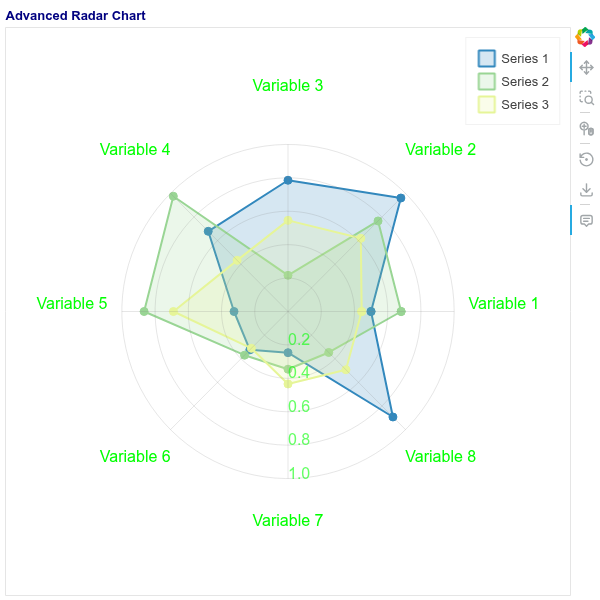

Write the Python code that produced this figure.
from bokeh_rocks import save_plot
import numpy as np
from bokeh.plotting import figure, show
from bokeh.models import (
    ColumnDataSource, HoverTool, PolarTransform, 
    Label, FixedTicker
)
from bokeh.palettes import Spectral6
from bokeh.io import output_file, curdoc
curdoc().theme = 'dark_minimal'

# Generate sample data
n_variables = 8
n_series = 3
angles = np.linspace(0, 2*np.pi, n_variables, endpoint=False)
categories = [f'Variable {i+1}' for i in range(n_variables)]

# Generate random data
np.random.seed(42)
series_data = []
for _ in range(n_series):
    values = np.random.uniform(0.2, 1.0, n_variables)
    series_data.append(values)

# Close the polygons
angles_closed = np.append(angles, angles[0])
categories_closed = np.append(categories, categories[0])
series_data_closed = [np.append(series, series[0]) for series in series_data]

# Create polar transform
polar_transform = PolarTransform()

# Create figure
p = figure(
    width=600, height=600, 
    title="Advanced Radar Chart",
    x_range=(-1.7, 1.7), 
    y_range=(-1.7, 1.7),
    tools="pan,box_zoom,wheel_zoom,reset,save"
)

# Plot each series
colors = Spectral6[:n_series]
rr=[]

for i, (series, color) in enumerate(zip(series_data_closed, colors)):
    source = ColumnDataSource(data=dict(
        radius=series,
        angle=angles_closed,
        category=categories_closed,
        series=[f'Series {i+1}'] * len(series)
    ))
    
    # Use PolarTransform for plotting
    p.patch(x=polar_transform.x, 
            y=polar_transform.y,
            fill_color=colors[i],
            fill_alpha=0.2,
            line_color=colors[i],
            line_width=2,
            legend_label=f'Series {i+1}',
            source=source)
    
    
    rri = p.scatter(
        x=polar_transform.x, 
        y=polar_transform.y,
        size=8,
        color=color,
        source=source
    )
    rr.append(rri)

# Circular grid lines with PolarTransform
radii = np.linspace(0.2, 1.0, 5)
for radius in radii:
    # Create circular source
    theta = np.linspace(0, 2*np.pi, 100)
    circle_source = ColumnDataSource(data=dict(
        radius=[radius]*100,
        angle=theta
    ))
    
    # Plot circular grid lines
    p.line(
        x=polar_transform.x, 
        y=polar_transform.y,
        line_color="gray", 
        line_alpha=0.2,
        source=circle_source
    )
    
    # Add radius labels
    label_source = ColumnDataSource(data=dict(
        radius=[radius],
        angle=[3*np.pi/2],
        text=[f'{radius:.1f}']  # Add the text as a column
    ))
    
    p.text(
        x=polar_transform.x, 
        y=polar_transform.y,
        text='text',  # Reference the text column
        source=label_source,
        text_color="lime",
        text_alpha=0.6
    )
# Radial lines and category labels
for angle, category in zip(angles, categories):
    # Radial lines
    radial_source = ColumnDataSource(data=dict(
        radius=[0, 1],
        angle=[angle, angle]
    ))
    
    p.line(
        x=polar_transform.x, 
        y=polar_transform.y,
        line_color="gray", 
        line_alpha=0.2,
        source=radial_source
    )
    
    # Category labels
    label_source = ColumnDataSource(data=dict(
        radius=[1.3],
        angle=[angle],text = [category],
    ))
    
    p.text(
        x=polar_transform.x, 
        y=polar_transform.y,
        text='text',
        source=label_source,
        text_color="lime",
        text_align="center"
    )

# Hover tool
hover = HoverTool(
    
    renderers = rr,
    tooltips=[
    ('Series', '@series'),
    ('Category', '@category'),
    ('Value', '@radius{0.2f}')
])
p.add_tools(hover)

# Styling
p.title.text_color = "navy"
p.grid.grid_line_color = None
p.xaxis.visible = False
p.yaxis.visible = False
p.legend.click_policy = "hide"

show(p)
save_plot(p, 'output/radar_01')
